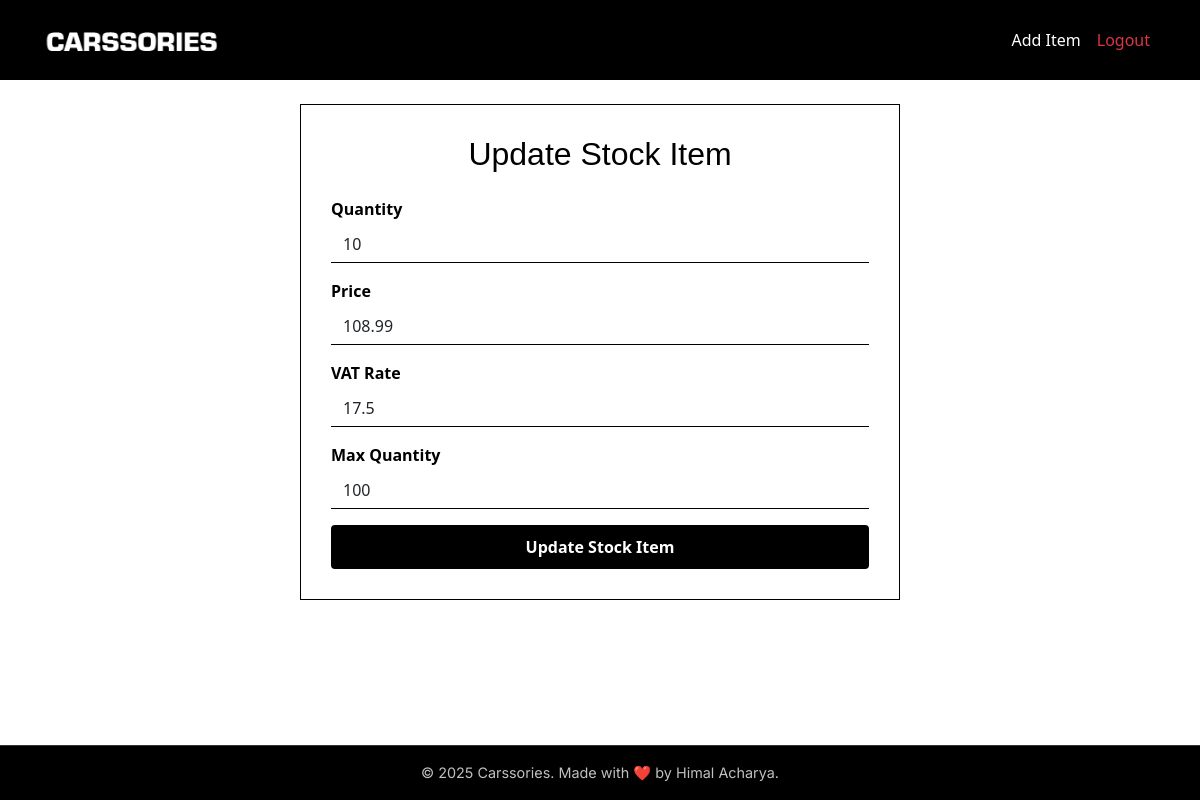
Page /update_stock_item/2 (signed in) on the earlier database version.
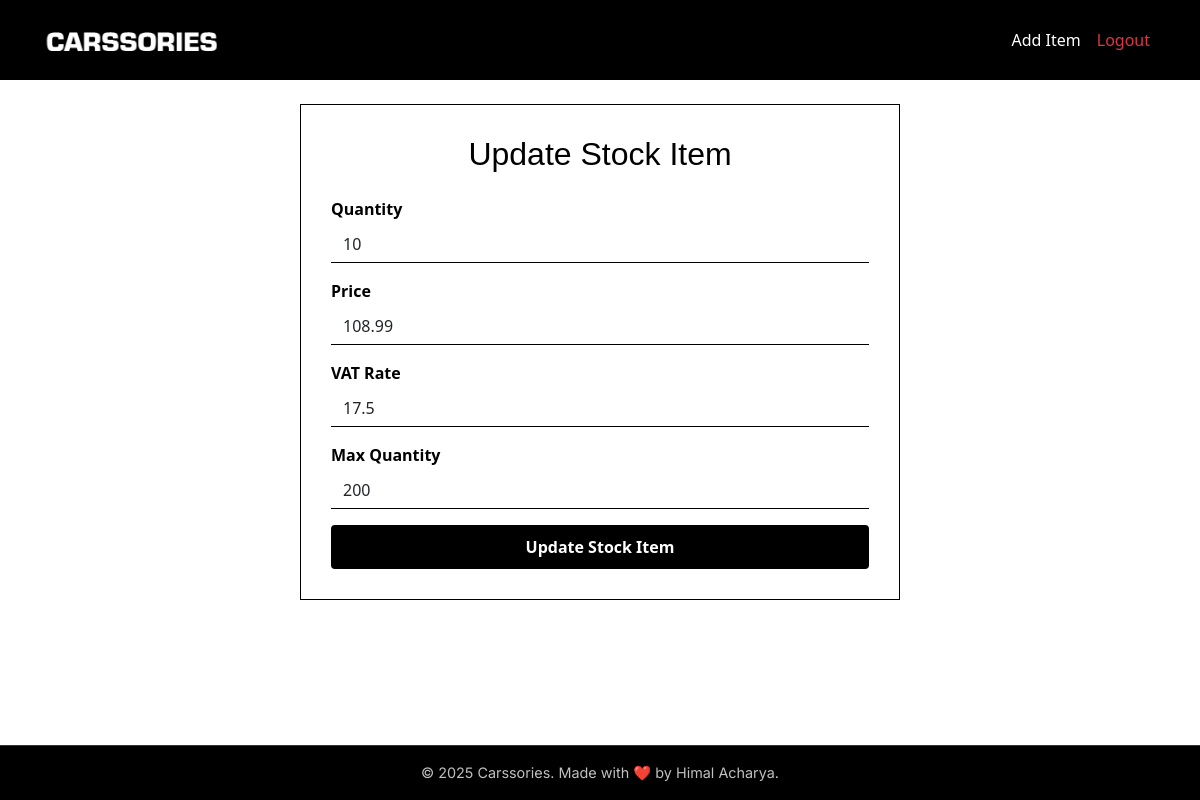
Same page on the later database version.
### models.py (models this page shows, shortened)
class StockItem(db.Model):
    id = db.Column(db.Integer, primary_key=True)
    stock_code = db.Column(db.String(64), unique=True)
    quantity = db.Column(db.Integer)
    price = db.Column(db.Float)
    vat_rate = db.Column(db.Float, default=17.5)
    max_quantity = db.Column(db.Integer, default=100)
    last_updated = db.Column(db.DateTime, default=datetime.now)
    type = db.Column(db.String(50))  # Column to differentiate types
    __mapper_args__ = {
        'polymorphic_identity': 'stock_item',
        'polymorphic_on': type
    }

class NavSys(StockItem):
    brand = db.Column(db.String(64))
    __mapper_args__ = {
        'polymorphic_identity': 'navsys',
    }

### routes.py (the view, shortened to what this page needs)
@app.route('/update_stock_item/<int:id>', methods=['GET', 'POST'])
@login_required
def update_stock_item(id):
    try:
        stock_item = StockItem.query.get_or_404(id)
        return render_template('update_stock_item.html', title='Update Stock Item', stock_item=stock_item)
    except Exception as e:
        logger.error(f"Error updating stock item with ID {id}: {e}")
        logger.error(traceback.format_exc())
        flash('Error occurred while updating the stock item.', 'error')
        return redirect(url_for('error_page'))

### app.py (called while the page is built)
@app.context_processor
def inject_datetime():
    return {'datetime': datetime}

### models.py (called while the page is built)
@login.user_loader
def load_user(id):
    return User.query.get(int(id)) # get user by their id

### templates/update_stock_item.html (shortened to what this page needs)
{% extends "base.html" %}
{% block content %}
<div class="form-container">
  <h2 class="text-center mb-4 text-primary">Update Stock Item</h2>
  <form method="POST" action="{{ url_for('update_stock_item', id=stock_item.id) }}" id="updateStockForm">
    <div class="mb-3">
      <label for="quantity" class="form-label">Quantity</label>
      <input type="number" name="quantity" class="form-control" id="quantity" value="{{ stock_item.quantity }}" required>
    </div>
    <div class="mb-3">
      <label for="price" class="form-label">Price</label>
      <input type="number" step="0.01" name="price" class="form-control" id="price" value="{{ stock_item.price }}" required>
    </div>
    <div class="mb-3">
      <label for="vat_rate" class="form-label">VAT Rate</label>
      <input type="number" step="0.01" name="vat_rate" class="form-control" value="{{ stock_item.vat_rate }}" required>
    </div>
    <div class="mb-3">
      <label for="max_quantity" class="form-label">Max Quantity</label>
      <input type="number" name="max_quantity" class="form-control" value="{{ stock_item.max_quantity }}" required>
    </div>
    <button type="submit" class="btn btn-primary w-100">Update Stock Item</button>
  </form>
</div>
{% endblock %}

Differences in the rows shown:
changed NavSys: max_quantity "100" → "200"
